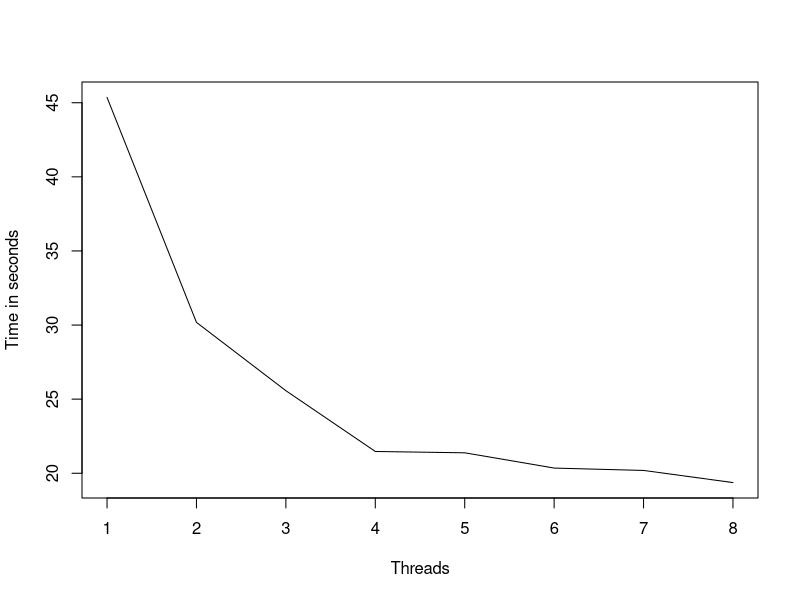
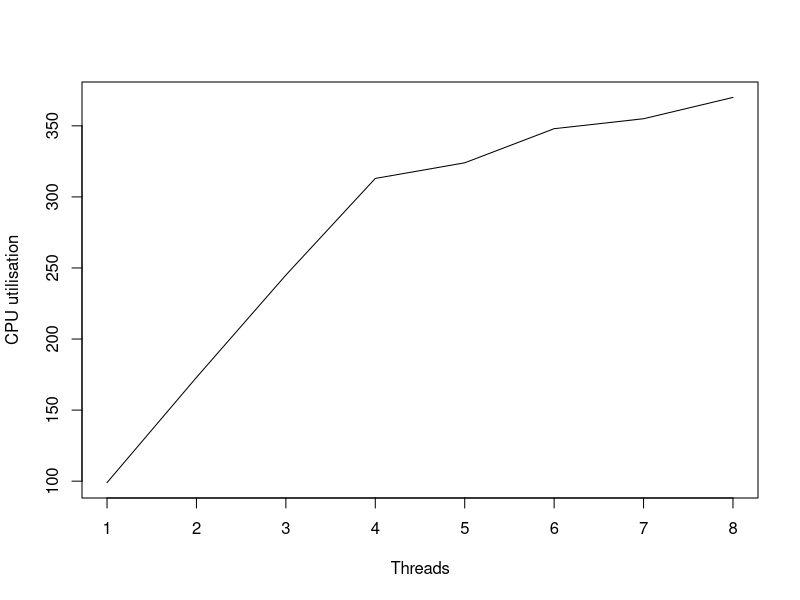

The R script that drew these images, in order:
times <- c(45.36, 30.18, 25.57, 21.47, 21.38, 20.35, 20.19, 19.37)
cpu <- c(99, 173, 245, 313, 324, 348, 355, 370)

pdf("threads_versus_time.pdf")
plot(1:8, times, xlab="Threads", ylab="Time in seconds", type="l")
dev.off()
pdf("threads_versus_utilisation.pdf")
plot(1:8, cpu, xlab="Threads", ylab="CPU utilisation", type="l")
dev.off()
